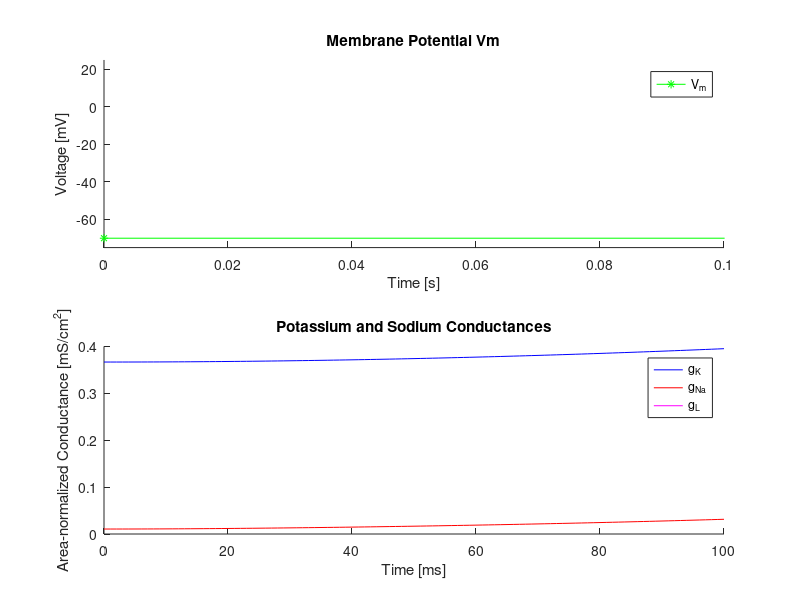

The MATLAB source for this figure:
%Creator: Kevin Mohan
%Date Last Modified: 10/01/14
%Program Functionality: this program was made to integrate various
%components of a cell into an electrical functional model.

%%%%%%%%%%%%%%%%%%%%% PART 1: Defining Constants %%%%%%%%%%%%%%%%%%%%
%A bit of formatting first
clear all;clc;close all;
gKbar = 36; %[mS/cm^2]
gNabar = 120; %[mS/cm^2]
gLbar = 0.3; %[mS/cm^2]
EK = -12; %[mV]
ENa = 115; %[mV]
EL = 10.6; %[mV]
Vrest = -70; %[mV]
Cm = 1; %[uF/cm^2]

%%%%%%%%%%%%%%%%%% PART 2: Setting Variables %%%%%%%%%%%%%%%%%

%%Simulation Parameters
simTime = 100; %[ms]
I = zeros(1,100)+5;
Vm = zeros(1,100); %[mV] offset from -70mV after end of simulation
t = 0:1:100; %milliseconds

%%Gating Variables:
alpham = 0.1*((25-Vm(1))/(exp((25-Vm(1))/10)-1));
betam = 4*exp(-1*Vm(1)/18);
alphan = 0.01*((10-Vm(1))/(exp((10-Vm(1))/10)-1));
betan = 0.125*exp(-1*Vm(1)/80);
alphah = 0.07*exp(-1*Vm(1)/20);
betah = 1/(exp((30-Vm(1))/10)+1);

%First run values
m(1) = alpham/(alpham+betam);
n(1) = alphan/(alphan+betan);
h(1) = alphah/(alphah+betah);

%%Currents
% INa = m.^3*gNa.*h*(Vm-ENa);
% IK = n.^4*gK*(Vm-EK);
% IL = gL.*(Vm-EL);
% Iion = I-IK-INa-IL;
% Iion2 = Vm*Cm;

%%Derivatives
% dVmdt = Iion/Cm;
% dmdt = alpham*(1-m)-betam*m;
% dndt = alphan*(1-n)-betan*n;
% dhdt = alphah*(1-h)-betah*h;

%%%%%%%%%%%%%%%%%% PART 3: Euler's Method %%%%%%%%%%%%%%%%%
%Euler's Method states that
%y'(t) = f(t,y(t)) where y(t_0) = y_0
%y(t_n) = y_0 + h*f(t_n-1,y_n-1)
%n = (sim_duration)/h

for i=1:100 %euler method, begin iteration
    
    alpham = 0.1*((25-Vm(i))/(exp((25-Vm(i))/10)-1));
    betam = 4*exp(-Vm(i)/18);
    alphan = 0.01*((10-Vm(i))/(exp((10-Vm(i))/10)-1));
    betan = 0.125*exp(-Vm(i)/80);
    alphah = 0.07*exp(-Vm(i)/20);
    betah = 1/(exp((30-Vm(i))/10)+1);
    %Currents iteration
    INa = (m(i).^3)*gNabar.*h(i).*(Vm(i)-ENa);
    IK = (n(i).^4)*gKbar.*(Vm(i)-EK);
    IL = gLbar.*(Vm(i)-EL);
    Iion = I(i)-IK-INa-IL;
    %Derivatives Iteration
    dmdt = alpham.*(1-m(i))-betam.*m(i);
    dndt = alphan.*(1-n(i))-betan.*n(i);
    dhdt = alphah.*(1-h(i))-betah.*h(i);
    %Changing bases of exponents in model
    m(i+1) = m(i) + 0.01.*dmdt;
    n(i+1) = n(i) + 0.01.*dndt;
    h(i+1) = h(i) + 0.01.*dhdt;
    %Update Vm
    dVdt = Iion/Cm;
    Vm(i+1) = Vm(i) + 0.01.*dVdt;

end

Vm = Vm + Vrest; %[mV] scaling back data by 70 mV offset

%Plotting figure for Vm in question 1
figure;
subplot(2,1,1);
hold on;
title('Membrane Potential Vm');
xlabel('Time [s]');
ylabel('Voltage [mV]');
plot(t,Vm,'g*-');
legend('V_m');
axis([0 0.1 -75 25]);
hold off;

%Plotting figure for gK and gNa in question 1
subplot(2,1,2);
hold on;
title('Potassium and Sodium Conductances');
xlabel('Time [ms]');
ylabel('Area-normalized Conductance [mS/cm^2]');
plot(t,gKbar*n.^4,'b-');
plot(t,gNabar*m.^3.*h,'r-');
plot(t,gLbar,'m-');
legend('g_K','g_N_a','g_L');

